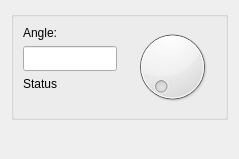
<?xml version="1.0" encoding="UTF-8"?>
<ui version="4.0">
 <class>RotateScenarioDialog</class>
 <widget class="QDialog" name="RotateScenarioDialog">
  <property name="geometry">
   <rect>
    <x>0</x>
    <y>0</y>
    <width>239</width>
    <height>159</height>
   </rect>
  </property>
  <property name="toolTip">
   <string/>
  </property>
  <property name="autoFillBackground">
   <bool>false</bool>
  </property>
  <layout class="QVBoxLayout" name="verticalLayout">
   <item>
    <widget class="QGroupBox" name="mAngleGroupBox">
     <property name="title">
      <string/>
     </property>
     <layout class="QGridLayout" name="gridLayout">
      <item row="2" column="0" colspan="2">
       <widget class="QLabel" name="mAngleLineEditStatusLabel">
        <property name="toolTip">
         <string>This allows the user to see the reason for a color change of the line edit text.</string>
        </property>
        <property name="text">
         <string>Status</string>
        </property>
       </widget>
      </item>
      <item row="1" column="0">
       <widget class="UtQtAngleValueEdit" name="mAngleLineEdit">
        <property name="minimumSize">
         <size>
          <width>0</width>
          <height>25</height>
         </size>
        </property>
        <property name="toolTip">
         <string>This allows the user to type in the angle (value and unit) by which to rotate.</string>
        </property>
       </widget>
      </item>
      <item row="0" column="0" colspan="2">
       <widget class="QLabel" name="mAngleLabel">
        <property name="text">
         <string>Angle:</string>
        </property>
       </widget>
      </item>
      <item row="0" column="2" rowspan="4">
       <widget class="QDial" name="mAngleDial">
        <property name="toolTip">
         <string>This allows the user to input an integral angle by which to rotate.</string>
        </property>
       </widget>
      </item>
     </layout>
    </widget>
   </item>
   <item>
    <widget class="MapUtils::ScenarioTransformation::DialogMenuAndButtonsWidget" name="mDialogMenuAndButtons" native="true"/>
   </item>
   <item>
    <spacer name="mSpacer">
     <property name="orientation">
      <enum>Qt::Vertical</enum>
     </property>
     <property name="sizeHint" stdset="0">
      <size>
       <width>20</width>
       <height>40</height>
      </size>
     </property>
    </spacer>
   </item>
  </layout>
 </widget>
 <customwidgets>
  <customwidget>
   <class>MapUtils::ScenarioTransformation::DialogMenuAndButtonsWidget</class>
   <extends>QWidget</extends>
   <header>DialogMenuAndButtonsWidget.hpp</header>
   <container>1</container>
  </customwidget>
  <customwidget>
   <class>UtQtAngleValueEdit</class>
   <extends>QLineEdit</extends>
   <header>UtQtUnitValueEdit.hpp</header>
  </customwidget>
 </customwidgets>
 <resources/>
 <connections/>
</ui>
